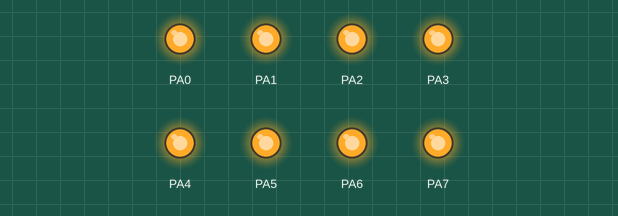
The program below on a simulated ATmega16, built with avr-gcc and emulated at 8 MHz. On the bench: output pins drawn as LEDs (lit = HIGH).

Above: at 0.5 s.
At 3.5 s:
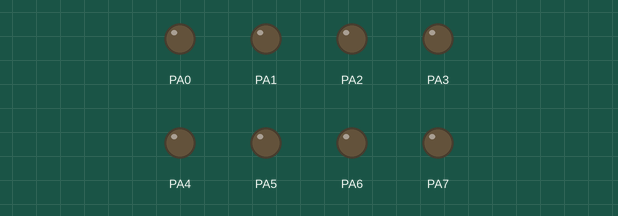
Timing chart, 0 to 4.6 s (numbered marks = the images above):
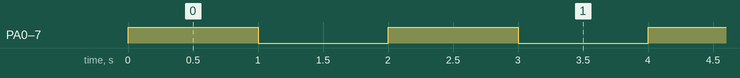

Measured:
- by itself, PA0–7: alternates HIGH for 1.0 s and LOW for 1.0 s

The program:

16.Timer_0.c
```c
//Program to provide delay of 1ms using timer0

#define F_CPU 8000000ul //8mhz
#include <avr/io.h>
#define n 125
#define clocks  (256-n)


void Delay_ms(int count)
  {
	for (int i=0;i<count;i++)
	{
	TCCR0=0b00000011;//clk/64 + Normal mode + Oc0 disconnected
	TCNT0=clocks;//initial value
	while ((TIFR&(1<<TOV0))==0);//monitor overflow flag bit
	TIFR=0x01;//clear TIFR
	TCCR0=0;//Timer off
	}
  }


int main(void)
{
    DDRA=0xff;
	while(1)
	  {
       PORTA=0xff;
	   Delay_ms(1000);
	   PORTA=0x00;
	   Delay_ms(1000);
      }
}
```
